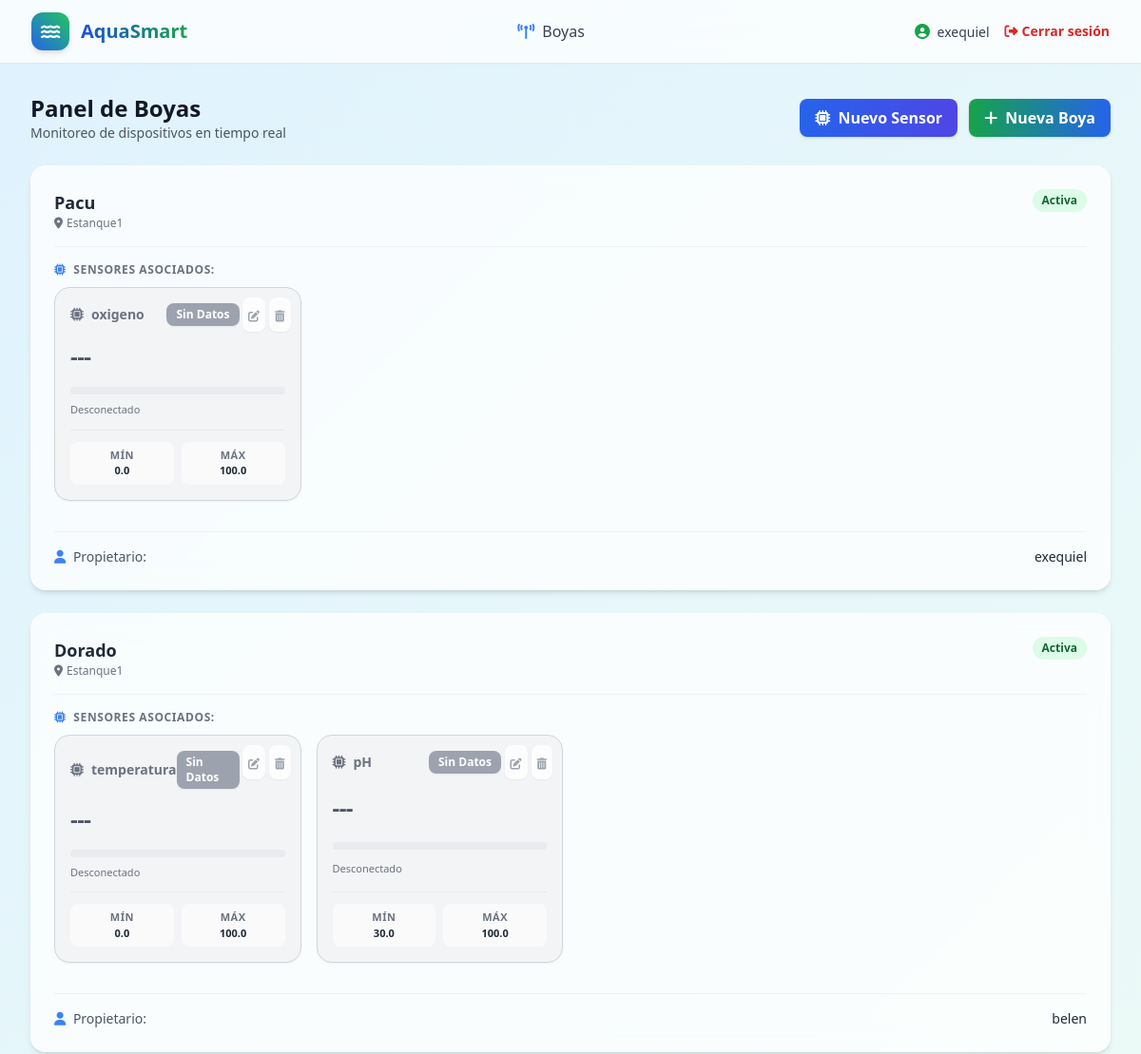
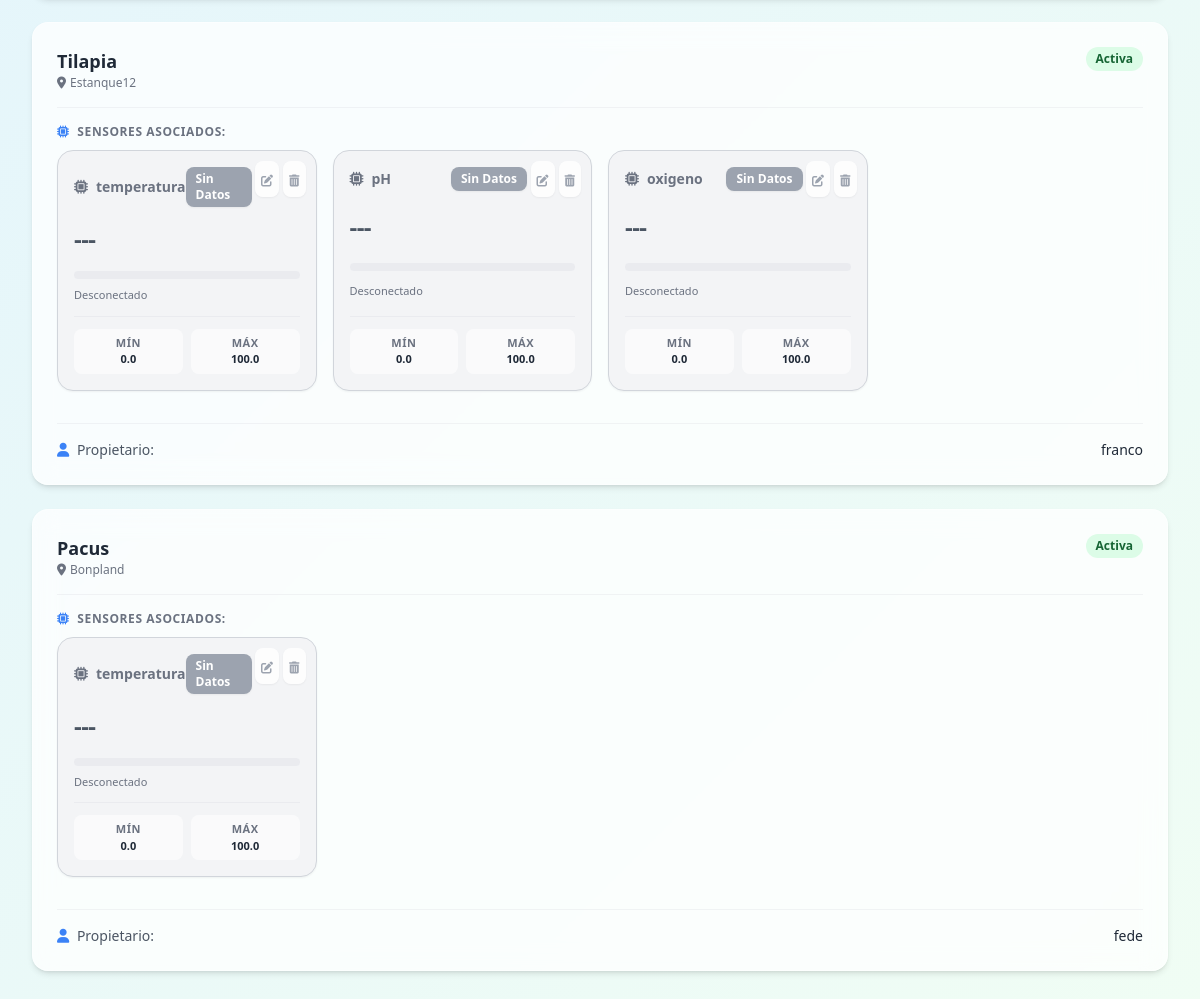
The app's page / (signed in), older data (2 pictures, top to bottom).
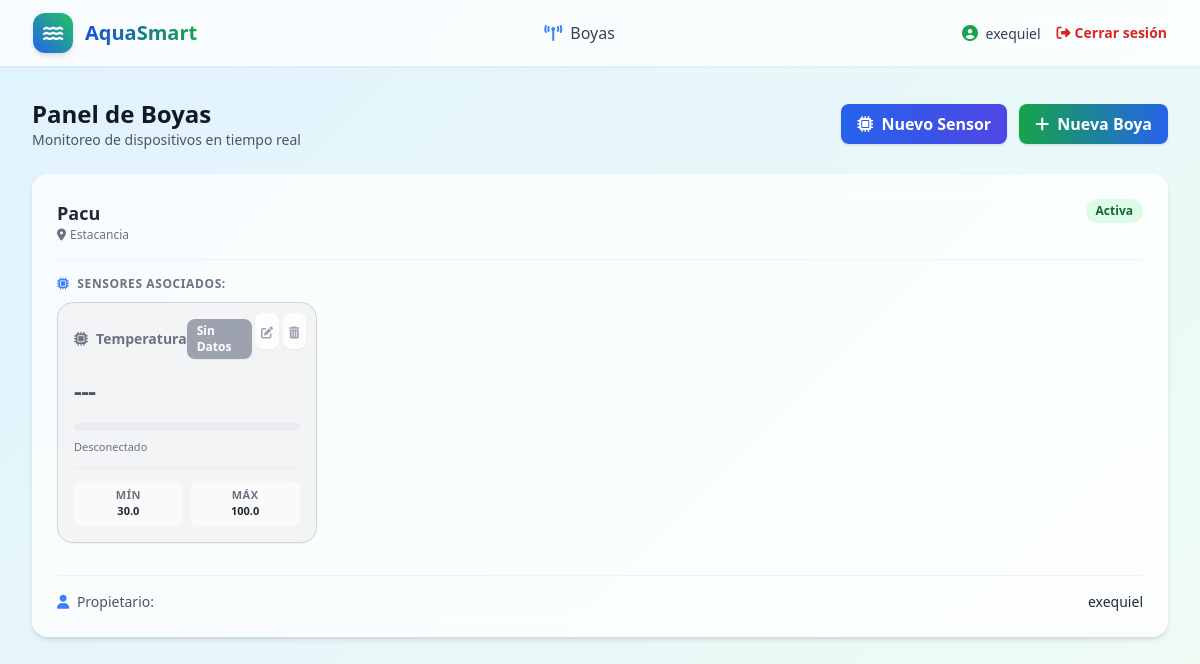
The same page, newer data.
### boyas/models.py (models this page shows, shortened)
class Boya(models.Model):
    serial_number = models.CharField(
        max_length=100,
        unique=True,
        verbose_name='Número de Serie / MAC'
    )
    nombre = models.CharField(
        max_length=100,
        unique=True,
        verbose_name='Nombre de la Boya'
    )
    ubicacion = models.CharField(
        max_length=255,
        verbose_name='Ubicación o Coordenadas'
    )
    activa = models.BooleanField(
        default=True,
        verbose_name='Activa'
    )
    propietario = models.ForeignKey(
        User,
        on_delete=models.SET_NULL,
        null=True,
        blank=True,
        related_name='boyas',
        verbose_name='Propietario',
    )
    fecha_creacion = models.DateTimeField(
        auto_now_add=True,
        verbose_name='Fecha de Creación'
    )

class Sensor(models.Model):
    class TipoSensor(models.TextChoices):
        TEMPERATURA = 'temp', 'Temperatura'
        PH = 'ph', 'pH'
        TURBIDEZ = 'tb', 'Turbidez'
        OXIGENO = 'ox', 'Oxígeno Disuelto'
    boya = models.ForeignKey(
        Boya,
        on_delete=models.CASCADE,
        related_name='sensores',
        verbose_name='Boya',
    )
    tipo = models.CharField(
        max_length=10,
        choices=TipoSensor.choices,
        verbose_name='Tipo de Sensor'
    )
    rango_min = models.FloatField(
        default=0.0,
        verbose_name='Rango Mínimo'
    )
    rango_max = models.FloatField(
        default=100.0,
        verbose_name='Rango Máximo'
    )

### boyas/views.py (the view)
# urls.py: path('', HomeView.as_view(), name='boyas_home'),
class HomeView(LoginRequiredMixin, ListView):
    model = Boya
    template_name = 'boyas/index.html'
    context_object_name = 'boyas'
    login_url = '/login/'
    def get_queryset(self):
        return actualizar_y_obtener_boyas(self.request.user)

### boyas/templates/boyas/index.html (shortened to what this page needs)
{% extends 'base.html' %}
{% block content %}
<div class="mb-6 flex justify-between items-center">
    <div>
        <h1 class="text-2xl font-bold text-gray-900">Panel de Boyas</h1>
        <p class="text-sm text-gray-600">Monitoreo de dispositivos en tiempo real</p>
    </div>
    {% if user.is_authenticated and user.is_superuser %}
    <div class="flex items-center gap-3">
        <a href="{% url 'crear_sensor' %}"
           class="bg-gradient-to-r from-blue-600 to-indigo-600 hover:from-blue-700 hover:to-indigo-700 text-white font-semibold px-4 py-2 rounded-lg shadow transition-all">
            <i class="fas fa-microchip mr-1"></i> Nuevo Sensor
        </a>
        <a href="{% url 'crear_boya' %}"
           class="bg-gradient-to-r from-green-600 to-blue-600 hover:from-green-700 hover:to-indigo-700 text-white font-semibold px-4 py-2 rounded-lg shadow transition-all">
            <i class="fas fa-plus mr-1"></i> Nueva Boya
        </a>
    </div>
    {% endif %}
</div>
<div class="flex flex-col space-y-6">
    {% for boya in boyas %}
    <div class="glass-card rounded-2xl p-6 shadow-md border border-white/40 flex flex-col justify-between" data-boya-id="{{ boya.pk }}">
        <div>
            <div class="flex justify-between items-start mb-4">
                <div>
                    <h3 class="text-lg font-bold text-gray-800">{{ boya.nombre }}</h3>
                    <p class="text-xs text-gray-500"><i class="fas fa-map-marker-alt mr-1"></i>{{ boya.ubicacion }}</p>
                </div>
                <span class="px-2.5 py-1 text-xs font-semibold rounded-full {% if boya.activa %}bg-green-100 text-green-800{% else %}bg-red-100 text-red-800{% endif %}">
                    {% if boya.activa %}Activa{% else %}Inactiva{% endif %}
                </span>
            </div>
            <div class="my-4 pt-4 border-t border-gray-200/50">
                <h4 class="text-xs font-semibold text-gray-500 uppercase tracking-wider mb-2.5">
                    <i class="fas fa-microchip mr-1 text-blue-500"></i> Sensores Asociados:
                </h4>
                <div class="grid grid-cols-1 sm:grid-cols-2 lg:grid-cols-4 gap-4">
                    {% for sensor in boya.sensores.all %}
                        <div class="sensor-card p-4 rounded-2xl border shadow-sm flex flex-col justify-between relative group transition-all"
                             data-sensor-id="{{ sensor.pk }}"
                             data-tipo="{{ sensor.tipo }}"
                             data-valor="{{ sensor.valor }}"
                             data-min="{{ sensor.rango_min }}"
                             data-max="{{ sensor.rango_max }}">
                            {% if user.is_authenticated %}
                            <div class="absolute top-2.5 right-2.5 flex items-center gap-1 z-10">
                                {% if user.is_superuser or boya.propietario == user %}
                                <a href="{% url 'editar_sensor' sensor.pk %}"
                                   class="text-gray-400 hover:text-blue-600 bg-white/80 hover:bg-white p-1.5 rounded-lg shadow-sm transition-colors"
                                   title="Configurar rangos del sensor">
                                    <i class="fas fa-edit text-xs"></i>
                                </a>
                                {% endif %}
                                {% if user.is_superuser %}
                                <a href="{% url 'eliminar_sensor' sensor.pk %}"
                                   onclick="return confirm('¿Estás seguro de eliminar este sensor?');"
                                   class="text-gray-400 hover:text-red-600 bg-white/80 hover:bg-white p-1.5 rounded-lg shadow-sm transition-colors"
                                   title="Eliminar sensor">
                                    <i class="fas fa-trash-alt text-xs"></i>
                                </a>
                                {% endif %}
                            </div>
                            {% endif %}
                            <div class="flex items-center justify-between mb-2 pr-12">
                                <div class="sensor-titulo flex items-center font-semibold text-sm">
                                    <i class="fas fa-microchip mr-2"></i> {{ sensor.get_tipo_display }}
                                </div>
                                <span class="badge-estado text-white text-xs font-bold px-2.5 py-1 rounded-lg shadow-sm">
                                </span>
                            </div>
                            <div class="sensor-valor text-2xl font-extrabold my-2 tracking-tight">
                                {{ sensor.valor|default:"---" }}
                            </div>
                            <div class="w-full bg-gray-200/60 rounded-full h-2 my-2 overflow-hidden">
                            </div>
                            <div class="flex justify-between items-center text-[11px] font-medium">
                                <span class="text-estado-txt">En línea</span>
                            </div>
                            <div class="mt-3 pt-3 border-t border-gray-200/60 grid grid-cols-2 gap-2 text-[11px]">
                                <div class="flex flex-col items-center bg-white/60 rounded-lg py-1.5 px-2">
                                    <span class="text-gray-500 uppercase tracking-wider font-semibold">Mín</span>
                                    <span class="rango-min-valor font-bold text-gray-800">{{ sensor.rango_min }}</span>
                                </div>
                                <div class="flex flex-col items-center bg-white/60 rounded-lg py-1.5 px-2">
                                    <span class="text-gray-500 uppercase tracking-wider font-semibold">Máx</span>
                                    <span class="rango-max-valor font-bold text-gray-800">{{ sensor.rango_max }}</span>
                                </div>
                            </div>
                        </div>
                    {% empty %}
                    <p class="col-span-full text-xs text-gray-400 italic">No hay sensores asociados a esta boya.</p>
                    {% endfor %}
                </div>
            </div>
        </div>
        <div class="border-t border-gray-200/50 pt-4 mt-4 text-sm text-gray-600 flex justify-between items-center">
            <span><i class="fas fa-user mr-1 text-blue-500"></i> Propietario:</span>
            <span class="font-medium text-gray-800">
                {% if boya.propietario %}{{ boya.propietario.username }}{% else %}Sin asignar{% endif %}
            </span>
        </div>
    </div>
    {% endfor %}
</div>
{% endblock %}

### squasmart/templates/base.html (shortened to what this page needs)
<!DOCTYPE html>
<html lang="es">
<head>
    <script src="https://cdn.tailwindcss.com"></script>
    <link rel="stylesheet" href="https://cdnjs.cloudflare.com/ajax/libs/font-awesome/6.4.0/css/all.min.css">
</head>
<body class="text-gray-800 antialiased">
    <nav class="glass-card shadow-sm sticky top-0 z-50">
        <div class="max-w-7xl mx-auto px-4 sm:px-6 lg:px-8">
            <div class="flex justify-between h-16 items-center">
                <div class="flex items-center space-x-3">
                    <div class="w-10 h-10 bg-gradient-to-tr from-blue-600 to-green-500 rounded-xl flex items-center justify-center shadow-md">
                        <i class="fas fa-water text-white text-lg"></i>
                    </div>
                    <span class="text-xl font-bold bg-gradient-to-r from-blue-700 to-green-600 bg-clip-text text-transparent">
                    </span>
                </div>
                <div class="hidden md:flex items-center space-x-8">
                    <a href="{% url 'boyas_home' %}" class="text-gray-700 hover:text-blue-600 font-medium transition-colors">
                        <i class="fas fa-broadcast-tower mr-1 text-blue-500"></i> Boyas
                    </a>
                </div>
                <div class="flex items-center space-x-4">
                    {% if user.is_authenticated %}
                        <span class="text-sm font-medium text-gray-700">
                            <i class="fas fa-user-circle mr-1 text-green-600 text-base"></i> {{ user.username }}
                        </span>
                        <form action="{% url 'logout' %}" method="post" class="inline">
                            <button type="submit"
                                class="text-sm text-red-600 hover:text-red-800 font-semibold transition-colors flex items-center">
                                <i class="fas fa-sign-out-alt mr-1"></i> Cerrar sesión
                            </button>
                        </form>
                    {% else %}
                        <a href="{% url 'login' %}"
                           class="text-sm bg-blue-600 hover:bg-blue-700 text-white px-4 py-2 rounded-lg font-semibold transition-colors shadow">
                           Iniciar Sesión
                        </a>
                    {% endif %}
                </div>
            </div>
        </div>
    </nav>
    <main class="max-w-7xl mx-auto px-4 sm:px-6 lg:px-8 py-8">
        {% block content %}
        {% endblock %}
    </main>
</body>
</html>

### squasmart/templates/base.html (style rules this page uses)
.glass-card { background: rgba(255, 255, 255, 0.75); backdrop-filter: blur(12px); -webkit-backdrop-filter: blur(12px); border: 1px solid rgba(255, 255, 255, 0.3); }
body { background: linear-gradient(135deg, #e0f2fe 0%, #f0fdf4 100%); min-height: 100vh; }

Row changes from the older to the newer data that the page shows:
removed Sensor: tipo "oxigeno", valor "---", rango_min "0.0", rango_max "100.0"
removed Boya: nombre "Dorado", ubicacion "Estanque1", activa "Activa", propietario.username "belen"
removed Sensor: tipo "temperatura", valor "---", rango_min "0.0", rango_max "100.0", shown under "Dorado"
removed Sensor: tipo "pH", valor "---", rango_min "30.0", rango_max "100.0", shown under "Dorado"
removed Boya: nombre "Tilapia", ubicacion "Estanque12", activa "Activa", propietario.username "franco", Sensor (tipo "temperatura", valor "---", rango_min "0.0", rango_max "100.0")
removed Sensor: tipo "pH", valor "---", rango_min "0.0", rango_max "100.0", shown under "Tilapia"
removed Sensor: tipo "oxigeno", valor "---", rango_min "0.0", rango_max "100.0", shown under "Tilapia"
removed Boya: nombre "Pacus", ubicacion "Bonpland", activa "Activa", propietario.username "fede"
removed Sensor: tipo "temperatura", valor "---", rango_min "0.0", rango_max "100.0", shown under "Pacus"
changed Boya "Pacu": ubicacion "Estanque1" → "Estacancia"; gains Sensor (tipo "Temperatura", valor "---", rango_min "30.0", rango_max "100.0")
